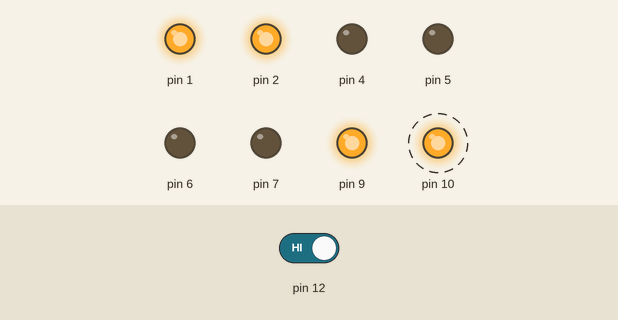
The sketch below on a simulated Arduino Uno, built with avr-gcc and run on an emulated ATmega328P. Shown: output pins drawn as LEDs (lit = HIGH). Dashed ring = blinking. The test bench sets the inputs (shaded band); at power-on: pin 12 HIGH.

Above: at 1.5 s.
1.6 s: pin 12 driven LOW
At 6.6 s:
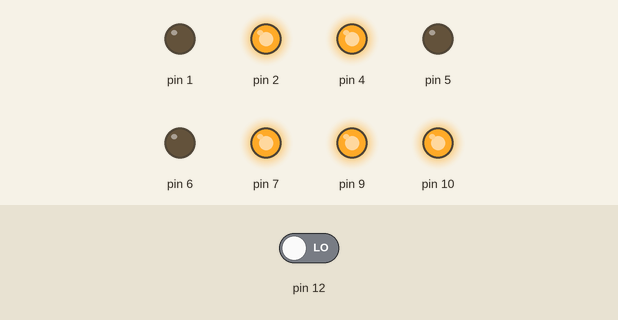
7.8 s: pin 12 driven HIGH
At 8.5 s:
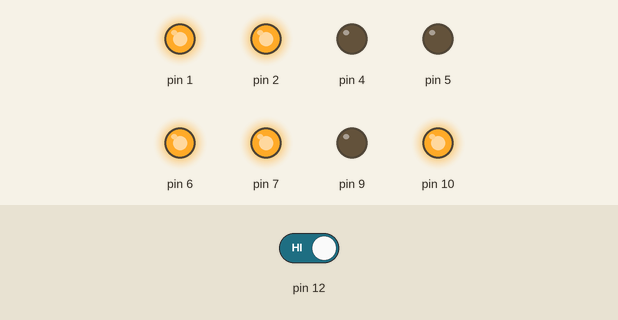
Timing chart, 0 to 20.0 s (numbered marks = the images above; inputs shaded):
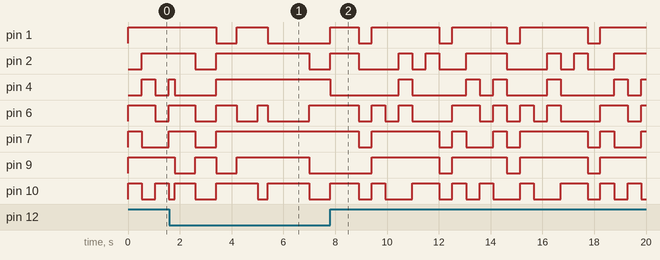

The sketch:

ejercicio-alumno.ino
```cpp
int buttonState;
void setup() {

  pinMode(1, OUTPUT);
  pinMode(2, OUTPUT);
  pinMode(4, OUTPUT);
  pinMode(5, OUTPUT);
  pinMode(6, OUTPUT);
  pinMode(7, OUTPUT);
  pinMode(9, OUTPUT);
  pinMode(10, OUTPUT);
  pinMode(12, INPUT);

}

void loop() {

p();
buttonState=digitalRead(12);
delay(20);
boton();
delay(300);
u();
boton();
delay(300);
t();
boton();
delay(300);
lo();
boton();
delay(300);
nada();
boton();
delay(300);
p();
boton();
delay(300);
r();
boton();
delay(300);
lo();
boton();
delay(300);
f();
boton();
delay(300);
e();
boton();
delay(300);
nada();
delay(300);


}
////LetraP
void p() {
  digitalWrite(1, HIGH);
  digitalWrite(2, LOW);
  digitalWrite(4, LOW);
  digitalWrite(5, LOW);
  digitalWrite(6, HIGH);
  digitalWrite(7, HIGH);
  digitalWrite(8, LOW);
  digitalWrite(9, HIGH);
  digitalWrite(10, HIGH);
  delay(200);

}
////Letra U
void u() {
  digitalWrite(1, HIGH);
  digitalWrite(2, HIGH);
  digitalWrite(4, HIGH);
  digitalWrite(5, LOW);
  digitalWrite(6, HIGH);
  digitalWrite(7, LOW);
  digitalWrite(8, LOW);
  digitalWrite(9, HIGH);
  digitalWrite(10, LOW);
  delay(200);

}
////Letra T
void t() {
  digitalWrite(1, HIGH);
  digitalWrite(2, HIGH);
  digitalWrite(4, LOW);
  digitalWrite(5, LOW);
  digitalWrite(6, LOW);
  digitalWrite(7, LOW);
  digitalWrite(8, LOW);
  digitalWrite(9, HIGH);
  digitalWrite(10, HIGH);
  delay(200);

}
////Letra O
void lo() {
  digitalWrite(1, HIGH);
  digitalWrite(2, HIGH);
  digitalWrite(4, HIGH);
  digitalWrite(5, LOW);
  digitalWrite(6, HIGH);
  digitalWrite(7, HIGH);
  digitalWrite(8, LOW);
  digitalWrite(9, HIGH);
  digitalWrite(10, LOW);
  delay(200);

}
////Letra R
void r() {
  digitalWrite(1, HIGH);
  digitalWrite(2, LOW);
  digitalWrite(4, LOW);
  digitalWrite(5, LOW);
  digitalWrite(6, LOW);
  digitalWrite(7, HIGH);
  digitalWrite(8, LOW);
  digitalWrite(9, HIGH);
  digitalWrite(10, LOW);
  delay(200);

}
////Letra F
void f() {
  digitalWrite(1, HIGH);
  digitalWrite(2, LOW);
  digitalWrite(4, LOW);
  digitalWrite(5, LOW);
  digitalWrite(6, LOW);
  digitalWrite(7, HIGH);
  digitalWrite(8, LOW);
  digitalWrite(9, HIGH);
  digitalWrite(10, HIGH);
  delay(200);

}
////Letra E
void e() {
  digitalWrite(1, HIGH);
  digitalWrite(2, HIGH);
  digitalWrite(4, LOW);
  digitalWrite(5, LOW);
  digitalWrite(6, LOW);
  digitalWrite(7, HIGH);
  digitalWrite(8, LOW);
  digitalWrite(9, HIGH);
  digitalWrite(10, HIGH);
  delay(200);

}
////Numero 1
void n1() {
  digitalWrite(1, HIGH);
  digitalWrite(2, LOW);
  digitalWrite(4, LOW);
  digitalWrite(5, LOW);
  digitalWrite(6, LOW);
  digitalWrite(7, LOW);
  digitalWrite(8, LOW);
  digitalWrite(9, HIGH);
  digitalWrite(10, LOW);
  delay(800);

}
////Numero 2
void n2() {
  digitalWrite(1, HIGH);
  digitalWrite(2, HIGH);
  digitalWrite(4, LOW);
  digitalWrite(5, LOW);
  digitalWrite(6, HIGH);
  digitalWrite(7, HIGH);
  digitalWrite(8, LOW);
  digitalWrite(9, LOW);
  digitalWrite(10, HIGH);
  delay(800);

}
////Numero 3
void n3() {
  digitalWrite(1, LOW);
  digitalWrite(2, HIGH);
  digitalWrite(4, HIGH);
  digitalWrite(5, LOW);
  digitalWrite(6, HIGH);
  digitalWrite(7, HIGH);
  digitalWrite(8, LOW);
  digitalWrite(9, LOW);
  digitalWrite(10, HIGH);
  delay(800);

}
////Numero 6
void n6() {
  digitalWrite(1, HIGH);
  digitalWrite(2, HIGH);
  digitalWrite(4, HIGH);
  digitalWrite(5, LOW);
  digitalWrite(6, LOW);
  digitalWrite(7, HIGH);
  digitalWrite(8, LOW);
  digitalWrite(9, HIGH);
  digitalWrite(10, HIGH);
  delay(800);

}

////Numero 5
void n5() {
  digitalWrite(1, LOW);
  digitalWrite(2, HIGH);
  digitalWrite(4,HIGH);
  digitalWrite(5, LOW);
  digitalWrite(6, LOW);
  digitalWrite(7, HIGH);
  digitalWrite(8, LOW);
  digitalWrite(9, HIGH);
  digitalWrite(10, HIGH);
  delay(800);

}
////Numero 7
void n7() {
  digitalWrite(1, LOW);
  digitalWrite(2, LOW);
  digitalWrite(4, HIGH);
  digitalWrite(5, LOW);
  digitalWrite(6, HIGH);
  digitalWrite(7, HIGH);
  digitalWrite(8, LOW);
  digitalWrite(9, LOW);
  digitalWrite(10, LOW);
  delay(800);

}
void nada() {
  digitalWrite(1, LOW);
  digitalWrite(2, LOW);
  digitalWrite(4, LOW);
  digitalWrite(5, LOW);
  digitalWrite(6, LOW);
  digitalWrite(7, LOW);
  digitalWrite(8, LOW);
  digitalWrite(9, LOW);
  digitalWrite(10, LOW);
  delay(200);

}
void codigo() {
  n2();
  n1();
  n3();
  n6();
  lo();delay(200);
  n5();
  n5();
  n7();
  n2();

}
void boton() {
  buttonState=digitalRead(12);
  delay(20);

  if(buttonState==LOW){
    codigo();
    }

}
```
